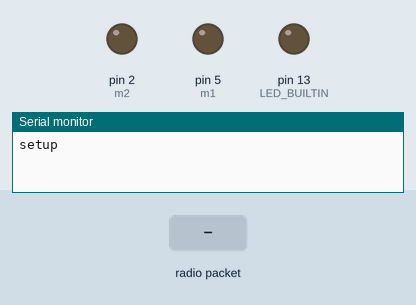
Bench run of a sketch on a simulated Arduino Uno, built with avr-gcc and run on an emulated ATmega328P. On the bench: output pins drawn as LEDs (lit = HIGH), the last lines printed to the serial monitor. Inputs (shaded band) come from the test bench. No radio packets arrive unless stated.

Above: at 1.2 s.
1.3 s: radio packet "0" arrives
At 2.4 s:
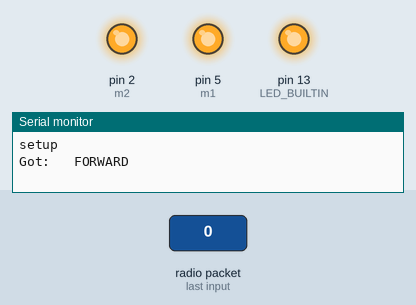
2.8 s: radio packet "3" arrives
At 3.5 s:
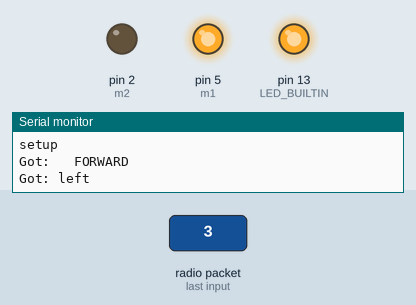
4.3 s: radio packet "2" arrives
At 4.7 s:
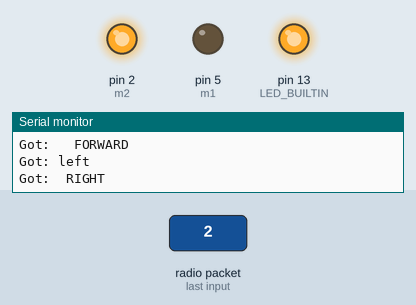
5.8 s: radio packet "8" arrives
At 7.0 s:
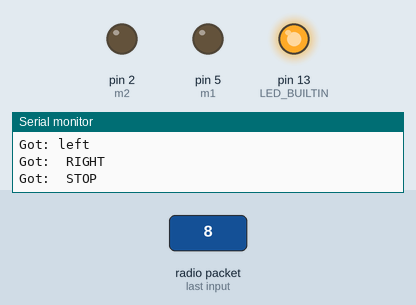
Timing chart, 0 to 8.3 s (numbered marks = the images above; inputs shaded):
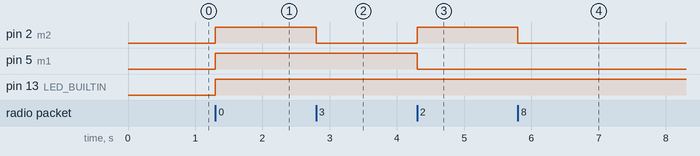

Measured:
- after the input at 1.3 s, pin 2 (m2), pin 5 (m1), pin 13 (LED_BUILTIN): LOW → HIGH at once
- after the input at 2.8 s, pin 2 (m2): HIGH → LOW at once
- after the input at 4.3 s, pin 2 (m2): LOW → HIGH at once; pin 5 (m1): HIGH → LOW at once
- after the input at 5.8 s, pin 2 (m2): HIGH → LOW at once

The sketch:

recieverfinal.ino
```cpp
//Connect the Receiver data pin to Arduino pin 11
int m1=5;
int m2=2;
#include <VirtualWire.h>
const int receive_pin = 9;
const int led_pin = 6;


//const int transmit_en_pin = 3;
void setup()
{
  pinMode(m1,OUTPUT);
  pinMode(m2,OUTPUT);


    Serial.begin(9600);  // Debugging only
    Serial.println("setup");

    // Initialise the IO and ISR

    vw_set_rx_pin(receive_pin);

    vw_set_ptt_inverted(true); // Required for DR3100
    vw_setup(2000);  // Bits per sec


    vw_rx_start();
pinMode(LED_BUILTIN,OUTPUT);
}

void loop()
{


 uint8_t buf[VW_MAX_MESSAGE_LEN];
    uint8_t buflen = VW_MAX_MESSAGE_LEN;

    if (vw_get_message(buf, &buflen)) // Non-blocking
    {
      digitalWrite(LED_BUILTIN,HIGH);
	int i;

	Serial.print("Got: ");

	for (i = 0; i < buflen; i++)
	{

	 // Serial.println(buf[i],HEX);
	 // Serial.print(' ');// debugging


            if(buf[i]==48)//Forward
            {

             digitalWrite(m1,HIGH);
             digitalWrite(m2,HIGH);

             Serial.println("  FORWARD ");


            }


            if (buf[i]==51)//Left
            {
        digitalWrite(m1,HIGH);
             digitalWrite(m2,LOW);
           Serial.println("left");

            }

            if (buf[i]==50)//Right
            {
              digitalWrite(m2,HIGH);
             digitalWrite(m1,LOW);
               Serial.println(" RIGHT  ");


            }
             if (buf[i]==56||buf[i]==55)//STOP
            {
            digitalWrite(m1,LOW);
             digitalWrite(m2,LOW);
             Serial.println(" STOP ");

            }
	}
    }
}
```
